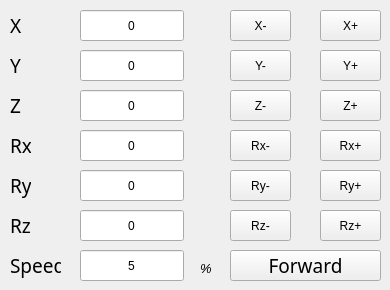
      <widget class="QWidget" name="tabCart">
       <attribute name="title">
        <string>Cartesian</string>
       </attribute>
       <widget class="QLabel" name="label_32">
        <property name="geometry">
         <rect>
          <x>10</x>
          <y>10</y>
          <width>21</width>
          <height>31</height>
         </rect>
        </property>
        <property name="font">
         <font>
          <family>Ubuntu Condensed</family>
          <pointsize>14</pointsize>
         </font>
        </property>
        <property name="mouseTracking">
         <bool>false</bool>
        </property>
        <property name="layoutDirection">
         <enum>Qt::LeftToRight</enum>
        </property>
        <property name="text">
         <string>X</string>
        </property>
       </widget>
       <widget class="QLabel" name="label_33">
        <property name="geometry">
         <rect>
          <x>10</x>
          <y>50</y>
          <width>21</width>
          <height>31</height>
         </rect>
        </property>
        <property name="font">
         <font>
          <family>Ubuntu Condensed</family>
          <pointsize>14</pointsize>
         </font>
        </property>
        <property name="mouseTracking">
         <bool>false</bool>
        </property>
        <property name="layoutDirection">
         <enum>Qt::LeftToRight</enum>
        </property>
        <property name="text">
         <string>Y</string>
        </property>
       </widget>
       <widget class="QLabel" name="label_34">
        <property name="geometry">
         <rect>
          <x>10</x>
          <y>90</y>
          <width>21</width>
          <height>31</height>
         </rect>
        </property>
        <property name="font">
         <font>
          <family>Ubuntu Condensed</family>
          <pointsize>14</pointsize>
         </font>
        </property>
        <property name="mouseTracking">
         <bool>false</bool>
        </property>
        <property name="layoutDirection">
         <enum>Qt::LeftToRight</enum>
        </property>
        <property name="text">
         <string>Z</string>
        </property>
       </widget>
       <widget class="QLabel" name="label_35">
        <property name="geometry">
         <rect>
          <x>10</x>
          <y>130</y>
          <width>21</width>
          <height>31</height>
         </rect>
        </property>
        <property name="font">
         <font>
          <family>Ubuntu Condensed</family>
          <pointsize>14</pointsize>
         </font>
        </property>
        <property name="mouseTracking">
         <bool>false</bool>
        </property>
        <property name="layoutDirection">
         <enum>Qt::LeftToRight</enum>
        </property>
        <property name="text">
         <string>Rx</string>
        </property>
       </widget>
       <widget class="QLabel" name="label_36">
        <property name="geometry">
         <rect>
          <x>10</x>
          <y>170</y>
          <width>21</width>
          <height>31</height>
         </rect>
        </property>
        <property name="font">
         <font>
          <family>Ubuntu Condensed</family>
          <pointsize>14</pointsize>
         </font>
        </property>
        <property name="mouseTracking">
         <bool>false</bool>
        </property>
        <property name="layoutDirection">
         <enum>Qt::LeftToRight</enum>
        </property>
        <property name="text">
         <string>Ry</string>
        </property>
       </widget>
       <widget class="QLabel" name="label_37">
        <property name="geometry">
         <rect>
          <x>10</x>
          <y>210</y>
          <width>21</width>
          <height>31</height>
         </rect>
        </property>
        <property name="font">
         <font>
          <family>Ubuntu Condensed</family>
          <pointsize>14</pointsize>
         </font>
        </property>
        <property name="mouseTracking">
         <bool>false</bool>
        </property>
        <property name="layoutDirection">
         <enum>Qt::LeftToRight</enum>
        </property>
        <property name="text">
         <string>Rz</string>
        </property>
       </widget>
       <widget class="QLabel" name="label_38">
        <property name="geometry">
         <rect>
          <x>10</x>
          <y>250</y>
          <width>51</width>
          <height>31</height>
         </rect>
        </property>
        <property name="font">
         <font>
          <family>Ubuntu Condensed</family>
          <pointsize>14</pointsize>
         </font>
        </property>
        <property name="mouseTracking">
         <bool>false</bool>
        </property>
        <property name="layoutDirection">
         <enum>Qt::LeftToRight</enum>
        </property>
        <property name="text">
         <string>Speed</string>
        </property>
       </widget>
       <widget class="QLabel" name="lblUnitCar1_15">
        <property name="geometry">
         <rect>
          <x>200</x>
          <y>260</y>
          <width>41</width>
          <height>16</height>
         </rect>
        </property>
        <property name="font">
         <font>
          <pointsize>10</pointsize>
          <weight>50</weight>
          <italic>true</italic>
          <bold>false</bold>
          <underline>false</underline>
         </font>
        </property>
        <property name="text">
         <string>%</string>
        </property>
       </widget>
       <widget class="QPushButton" name="btnForwardCart">
        <property name="geometry">
         <rect>
          <x>230</x>
          <y>250</y>
          <width>151</width>
          <height>31</height>
         </rect>
        </property>
        <property name="font">
         <font>
          <family>Ubuntu Condensed</family>
          <pointsize>14</pointsize>
          <weight>50</weight>
          <bold>false</bold>
         </font>
        </property>
        <property name="text">
         <string>Forward</string>
        </property>
       </widget>
       <widget class="QPushButton" name="btnPosX_">
        <property name="geometry">
         <rect>
          <x>230</x>
          <y>10</y>
          <width>61</width>
          <height>31</height>
         </rect>
        </property>
        <property name="text">
         <string>X-</string>
        </property>
       </widget>
       <widget class="QPushButton" name="btnPosRx_">
        <property name="geometry">
         <rect>
          <x>230</x>
          <y>130</y>
          <width>61</width>
          <height>31</height>
         </rect>
        </property>
        <property name="text">
         <string>Rx-</string>
        </property>
       </widget>
       <widget class="QPushButton" name="btnPosZp">
        <property name="geometry">
         <rect>
          <x>320</x>
          <y>90</y>
          <width>61</width>
          <height>31</height>
         </rect>
        </property>
        <property name="text">
         <string>Z+</string>
        </property>
       </widget>
       <widget class="QPushButton" name="btnPosRxp">
        <property name="geometry">
         <rect>
          <x>320</x>
          <y>130</y>
          <width>61</width>
          <height>31</height>
         </rect>
        </property>
        <property name="text">
         <string>Rx+</string>
        </property>
       </widget>
       <widget class="QPushButton" name="btnPosY_">
        <property name="geometry">
         <rect>
          <x>230</x>
          <y>50</y>
          <width>61</width>
          <height>31</height>
         </rect>
        </property>
        <property name="text">
         <string>Y-</string>
        </property>
       </widget>
       <widget class="QPushButton" name="btnPosXp">
        <property name="geometry">
         <rect>
          <x>320</x>
          <y>10</y>
          <width>61</width>
          <height>31</height>
         </rect>
        </property>
        <property name="text">
         <string>X+</string>
        </property>
       </widget>
       <widget class="QPushButton" name="btnPosZ_">
        <property name="geometry">
         <rect>
          <x>230</x>
          <y>90</y>
          <width>61</width>
          <height>31</height>
         </rect>
        </property>
        <property name="text">
         <string>Z-</string>
        </property>
       </widget>
       <widget class="QPushButton" name="btnPosYp">
        <property name="geometry">
         <rect>
          <x>320</x>
          <y>50</y>
          <width>61</width>
          <height>31</height>
         </rect>
        </property>
        <property name="text">
         <string>Y+</string>
        </property>
       </widget>
       <widget class="QPushButton" name="btnPosRyp">
        <property name="geometry">
         <rect>
          <x>320</x>
          <y>170</y>
          <width>61</width>
          <height>31</height>
         </rect>
        </property>
        <property name="text">
         <string>Ry+</string>
        </property>
       </widget>
       <widget class="QPushButton" name="btnPosRy_">
        <property name="geometry">
         <rect>
          <x>230</x>
          <y>170</y>
          <width>61</width>
          <height>31</height>
         </rect>
        </property>
        <property name="text">
         <string>Ry-</string>
        </property>
       </widget>
       <widget class="QPushButton" name="btnPosRzp">
        <property name="geometry">
         <rect>
          <x>320</x>
          <y>210</y>
          <width>61</width>
          <height>31</height>
         </rect>
        </property>
        <property name="text">
         <string>Rz+</string>
        </property>
       </widget>
       <widget class="QPushButton" name="btnPosRz_">
        <property name="geometry">
         <rect>
          <x>230</x>
          <y>210</y>
          <width>61</width>
          <height>31</height>
         </rect>
        </property>
        <property name="text">
         <string>Rz-</string>
        </property>
       </widget>
       <widget class="QLineEdit" name="txtCartZ">
        <property name="geometry">
         <rect>
          <x>80</x>
          <y>90</y>
          <width>104</width>
          <height>31</height>
         </rect>
        </property>
        <property name="inputMethodHints">
         <set>Qt::ImhNone</set>
        </property>
        <property name="text">
         <string>0</string>
        </property>
        <property name="alignment">
         <set>Qt::AlignCenter</set>
        </property>
       </widget>
       <widget class="QLineEdit" name="txtCartY">
        <property name="geometry">
         <rect>
          <x>80</x>
          <y>50</y>
          <width>104</width>
          <height>31</height>
         </rect>
        </property>
        <property name="inputMethodHints">
         <set>Qt::ImhNone</set>
        </property>
        <property name="text">
         <string>0</string>
        </property>
        <property name="alignment">
         <set>Qt::AlignCenter</set>
        </property>
       </widget>
       <widget class="QLineEdit" name="txtCartRoll">
        <property name="geometry">
         <rect>
          <x>80</x>
          <y>130</y>
          <width>104</width>
          <height>31</height>
         </rect>
        </property>
        <property name="inputMethodHints">
         <set>Qt::ImhNone</set>
        </property>
        <property name="text">
         <string>0</string>
        </property>
        <property name="alignment">
         <set>Qt::AlignCenter</set>
        </property>
       </widget>
       <widget class="QLineEdit" name="txtCartPitch">
        <property name="geometry">
         <rect>
          <x>80</x>
          <y>170</y>
          <width>104</width>
          <height>31</height>
         </rect>
        </property>
        <property name="inputMethodHints">
         <set>Qt::ImhNone</set>
        </property>
        <property name="text">
         <string>0</string>
        </property>
        <property name="alignment">
         <set>Qt::AlignCenter</set>
        </property>
       </widget>
       <widget class="QLineEdit" name="txtCartX">
        <property name="geometry">
         <rect>
          <x>80</x>
          <y>10</y>
          <width>104</width>
          <height>31</height>
         </rect>
        </property>
        <property name="inputMethodHints">
         <set>Qt::ImhNone</set>
        </property>
        <property name="text">
         <string>0</string>
        </property>
        <property name="alignment">
         <set>Qt::AlignCenter</set>
        </property>
       </widget>
       <widget class="QLineEdit" name="txtCartYaw">
        <property name="geometry">
         <rect>
          <x>80</x>
          <y>210</y>
          <width>104</width>
          <height>31</height>
         </rect>
        </property>
        <property name="inputMethodHints">
         <set>Qt::ImhNone</set>
        </property>
        <property name="text">
         <string>0</string>
        </property>
        <property name="alignment">
         <set>Qt::AlignCenter</set>
        </property>
       </widget>
       <widget class="QLineEdit" name="txtCartSpeed">
        <property name="geometry">
         <rect>
          <x>80</x>
          <y>250</y>
          <width>104</width>
          <height>31</height>
         </rect>
        </property>
        <property name="inputMethodHints">
         <set>Qt::ImhNone</set>
        </property>
        <property name="text">
         <string>5</string>
        </property>
        <property name="alignment">
         <set>Qt::AlignCenter</set>
        </property>
       </widget>
      </widget>
